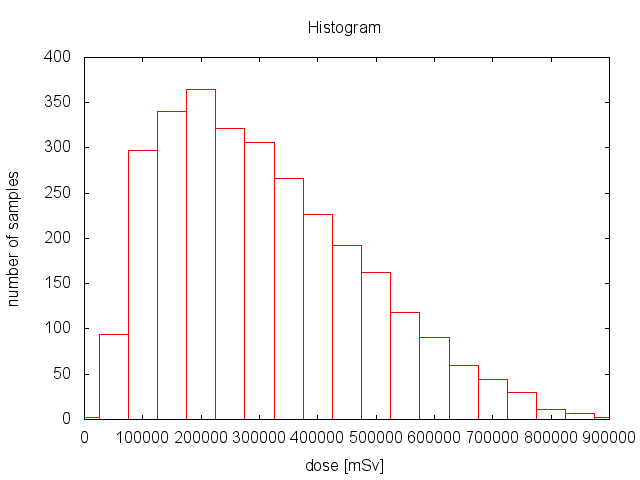

Write the gnuplot code that produced this figure.
set title "Histogram"
set xlabel "dose [mSv]"
set ylabel "number of samples"
set terminal png
set output "results/plot_histogram_doses.png"
binwidth=50000
bin(x,width)=width*floor(x/width)
plot "results/plot_histogram_doses.txt" using (bin($1,binwidth)):(1.0) smooth freq with boxes notitle
